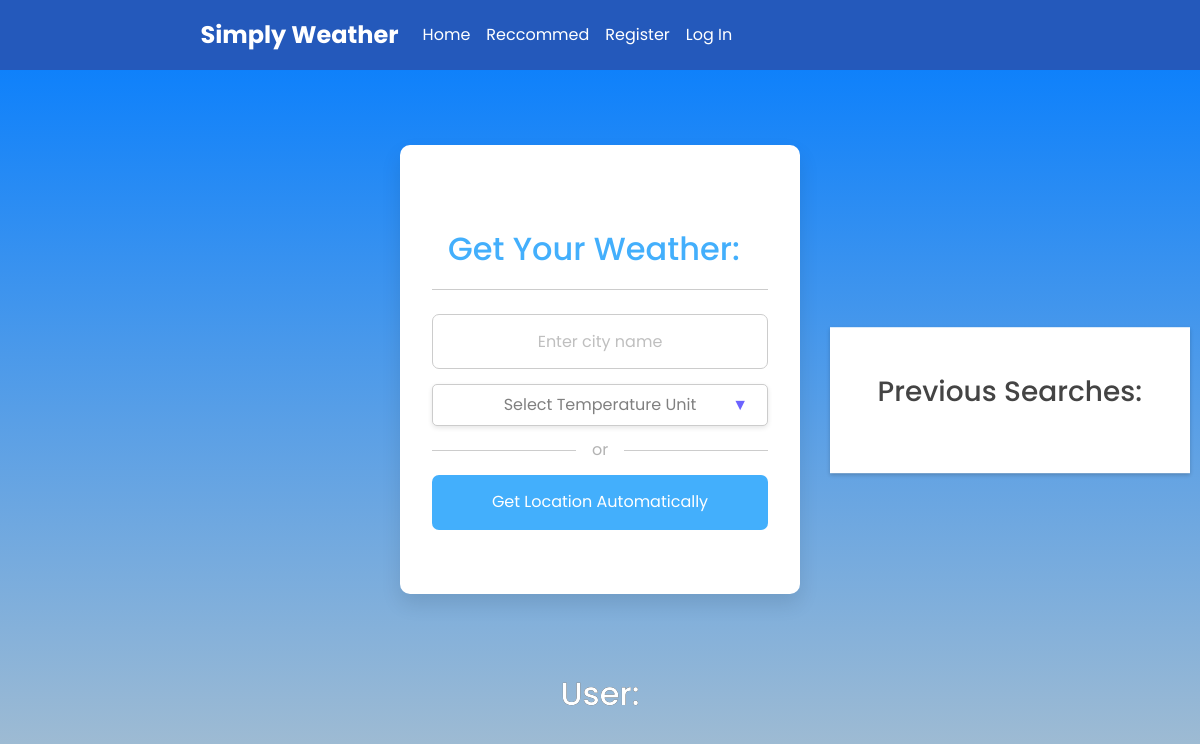
The app's page /user_dashboard/jobello, older data.
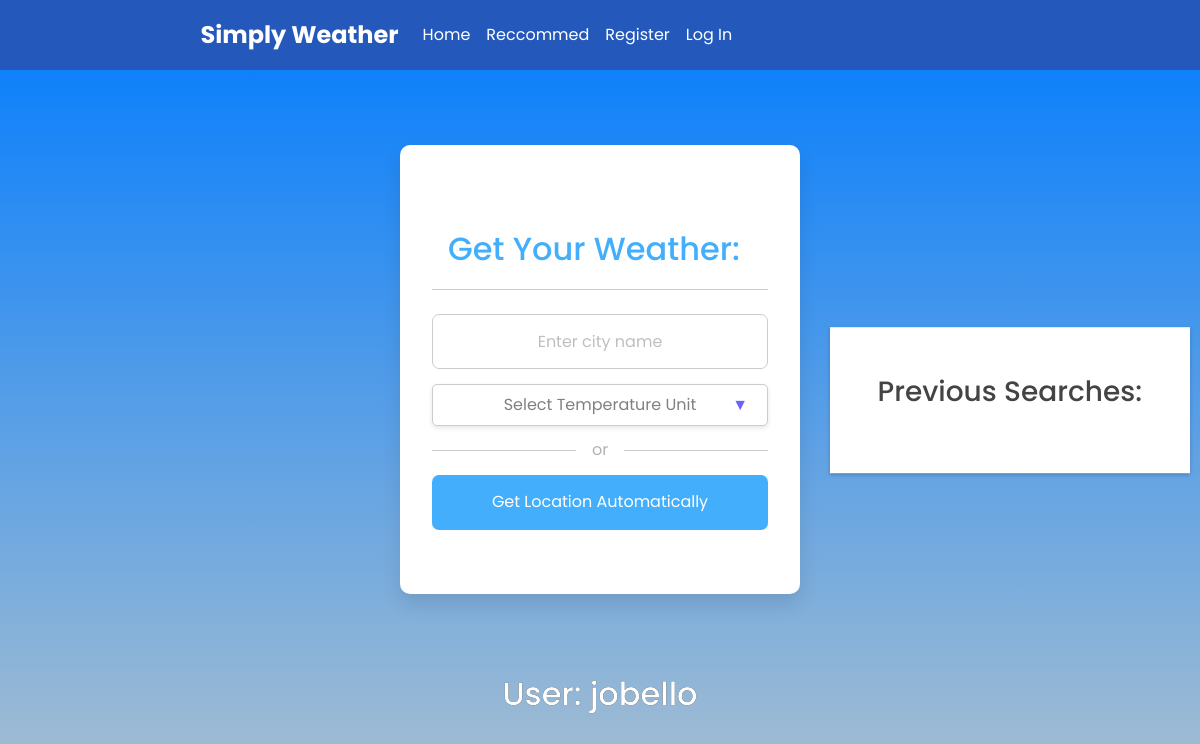
The same page, newer data.
### tables this page shows
CREATE TABLE users (
        id INTEGER PRIMARY KEY AUTOINCREMENT,
        username TEXT,
        email TEXT,
        password TEXT
    );

### main.py (the view)
@app.route("/user_dashboard/<username>")
def user_dashboard(username):
    connection = sqlite3.connect('database.db')
    cursor = connection.cursor()
    select_query = '''
        SELECT * FROM users WHERE username=?
    '''
    cursor.execute(select_query, (username,))
    user = cursor.fetchone()
    connection.close()
    return render_template('user_dashboard.html', title='User Dashboard', user=user)

### templates/user_dashboard.html (shortened to what this page needs)
{% extends "layout.html" %}
 {% block content %}
<div class="wrapper center">
    <section class="input-part">
        <header>Get Your Weather:</header>
        <div class="content">
            <br>
            <input type="text" spellcheck="false" placeholder="Enter city name" required>
            <br>
            <div class="custom-select">
                <select id="degree_sel" required>
                    <option value="" selected disabled>Select Temperature Unit</option>
                </select>
            </div>
            <div class="separator"></div>
            <button>Get Location Automatically</button>
        </div>
    </section>
</div>
<h1> User: {{user[1]}} </h1>
<aside class="sidebar">
    <h3>Previous Searches:</h3>
</aside>
 {% endblock content %}

Row changes from the older to the newer data that the page shows:
added users: username "jobello"
